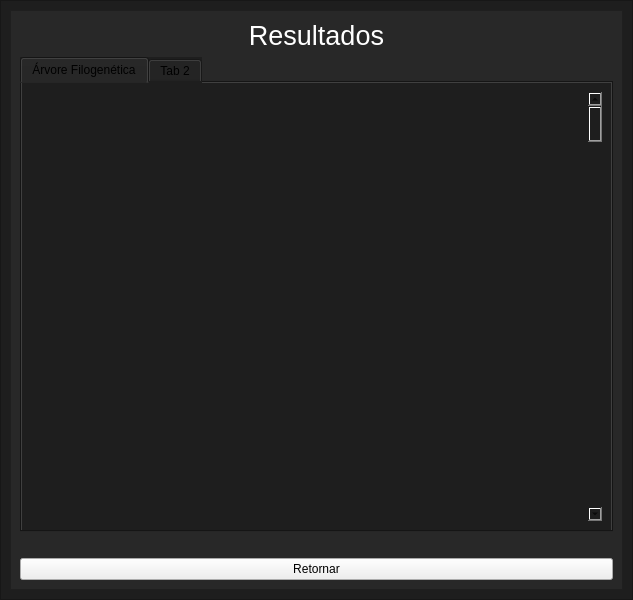
<?xml version="1.0" encoding="UTF-8"?>
<ui version="4.0">
 <class>ResultWindow</class>
 <widget class="QMainWindow" name="ResultWindow">
  <property name="geometry">
   <rect>
    <x>0</x>
    <y>0</y>
    <width>633</width>
    <height>600</height>
   </rect>
  </property>
  <property name="windowTitle">
   <string>MainWindow</string>
  </property>
  <widget class="QWidget" name="centralwidget">
   <layout class="QVBoxLayout" name="verticalLayout">
    <property name="spacing">
     <number>0</number>
    </property>
    <property name="leftMargin">
     <number>0</number>
    </property>
    <property name="topMargin">
     <number>0</number>
    </property>
    <property name="rightMargin">
     <number>0</number>
    </property>
    <property name="bottomMargin">
     <number>0</number>
    </property>
    <item>
     <widget class="QFrame" name="frame">
      <property name="styleSheet">
       <string notr="true">QFrame{
background-color: rgb(30, 30, 30);
}</string>
      </property>
      <property name="frameShape">
       <enum>QFrame::StyledPanel</enum>
      </property>
      <property name="frameShadow">
       <enum>QFrame::Raised</enum>
      </property>
      <layout class="QGridLayout" name="gridLayout">
       <item row="0" column="0">
        <widget class="QFrame" name="frame_2">
         <property name="minimumSize">
          <size>
           <width>500</width>
           <height>500</height>
          </size>
         </property>
         <property name="maximumSize">
          <size>
           <width>1200</width>
           <height>700</height>
          </size>
         </property>
         <property name="styleSheet">
          <string notr="true">QFrame{
background-color: rgb(40,40,40);
}</string>
         </property>
         <property name="frameShape">
          <enum>QFrame::StyledPanel</enum>
         </property>
         <property name="frameShadow">
          <enum>QFrame::Raised</enum>
         </property>
         <layout class="QVBoxLayout" name="verticalLayout_2">
          <item>
           <widget class="QLabel" name="label">
            <property name="maximumSize">
             <size>
              <width>16777215</width>
              <height>50</height>
             </size>
            </property>
            <property name="font">
             <font>
              <pointsize>20</pointsize>
             </font>
            </property>
            <property name="styleSheet">
             <string notr="true">color: rgb(255, 255, 255);</string>
            </property>
            <property name="text">
             <string>Resultados</string>
            </property>
            <property name="alignment">
             <set>Qt::AlignCenter</set>
            </property>
           </widget>
          </item>
          <item>
           <widget class="QTabWidget" name="tabWidget">
            <property name="styleSheet">
             <string notr="true">background-color: rgb(30, 30, 30);</string>
            </property>
            <property name="currentIndex">
             <number>0</number>
            </property>
            <widget class="QWidget" name="treeTab">
             <attribute name="title">
              <string>Árvore Filogenética</string>
             </attribute>
             <layout class="QGridLayout" name="gridLayout_2">
              <item row="0" column="1">
               <widget class="QScrollBar" name="verticalScrollBar">
                <property name="orientation">
                 <enum>Qt::Vertical</enum>
                </property>
               </widget>
              </item>
              <item row="0" column="0">
               <widget class="QLabel" name="resultText">
                <property name="font">
                 <font>
                  <pointsize>13</pointsize>
                 </font>
                </property>
                <property name="styleSheet">
                 <string notr="true">QLabel{
color: rgb(255,255,255);
}</string>
                </property>
                <property name="text">
                 <string/>
                </property>
                <property name="alignment">
                 <set>Qt::AlignLeading|Qt::AlignLeft|Qt::AlignTop</set>
                </property>
               </widget>
              </item>
             </layout>
            </widget>
            <widget class="QWidget" name="tab_2">
             <attribute name="title">
              <string>Tab 2</string>
             </attribute>
            </widget>
           </widget>
          </item>
          <item>
           <widget class="QLabel" name="result_image">
            <property name="text">
             <string/>
            </property>
           </widget>
          </item>
          <item>
           <widget class="QPushButton" name="returnButton">
            <property name="text">
             <string>Retornar</string>
            </property>
           </widget>
          </item>
         </layout>
        </widget>
       </item>
      </layout>
     </widget>
    </item>
   </layout>
  </widget>
 </widget>
 <resources/>
 <connections/>
</ui>
